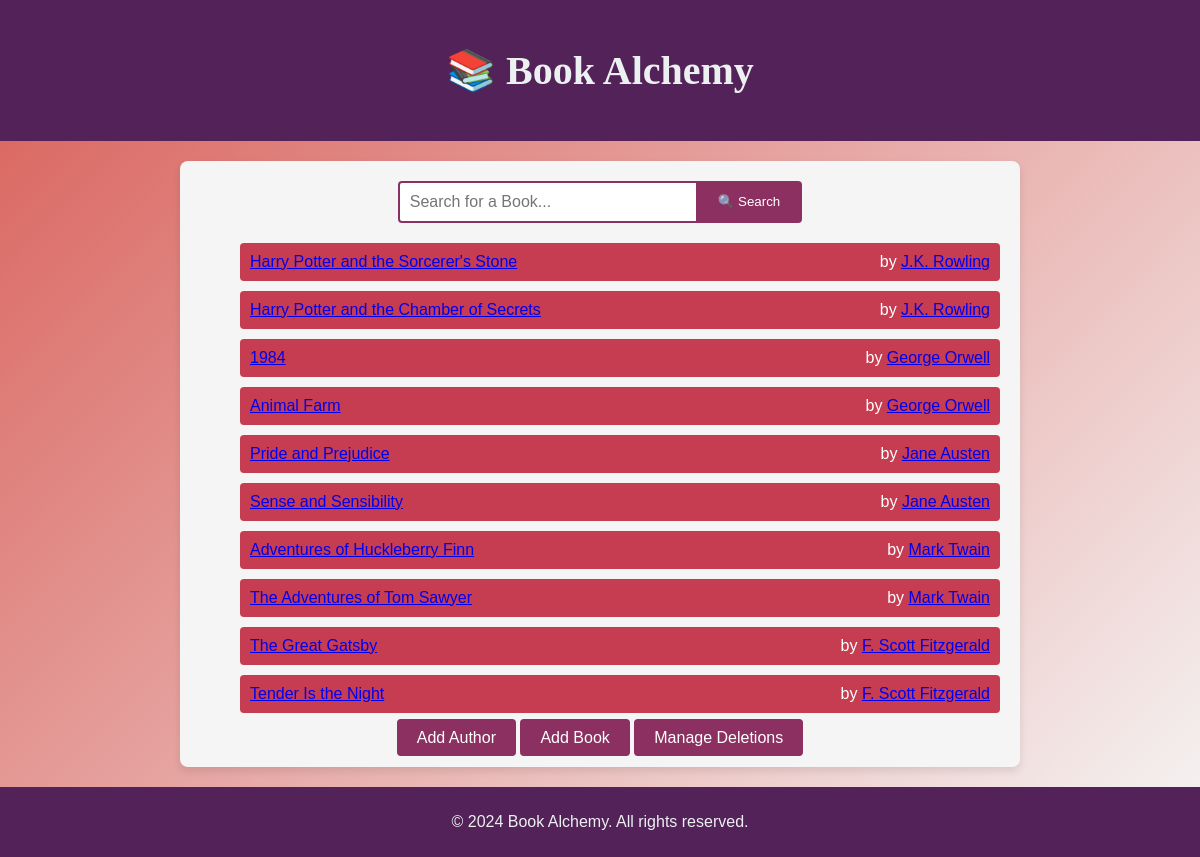
Before: / with the older database file.
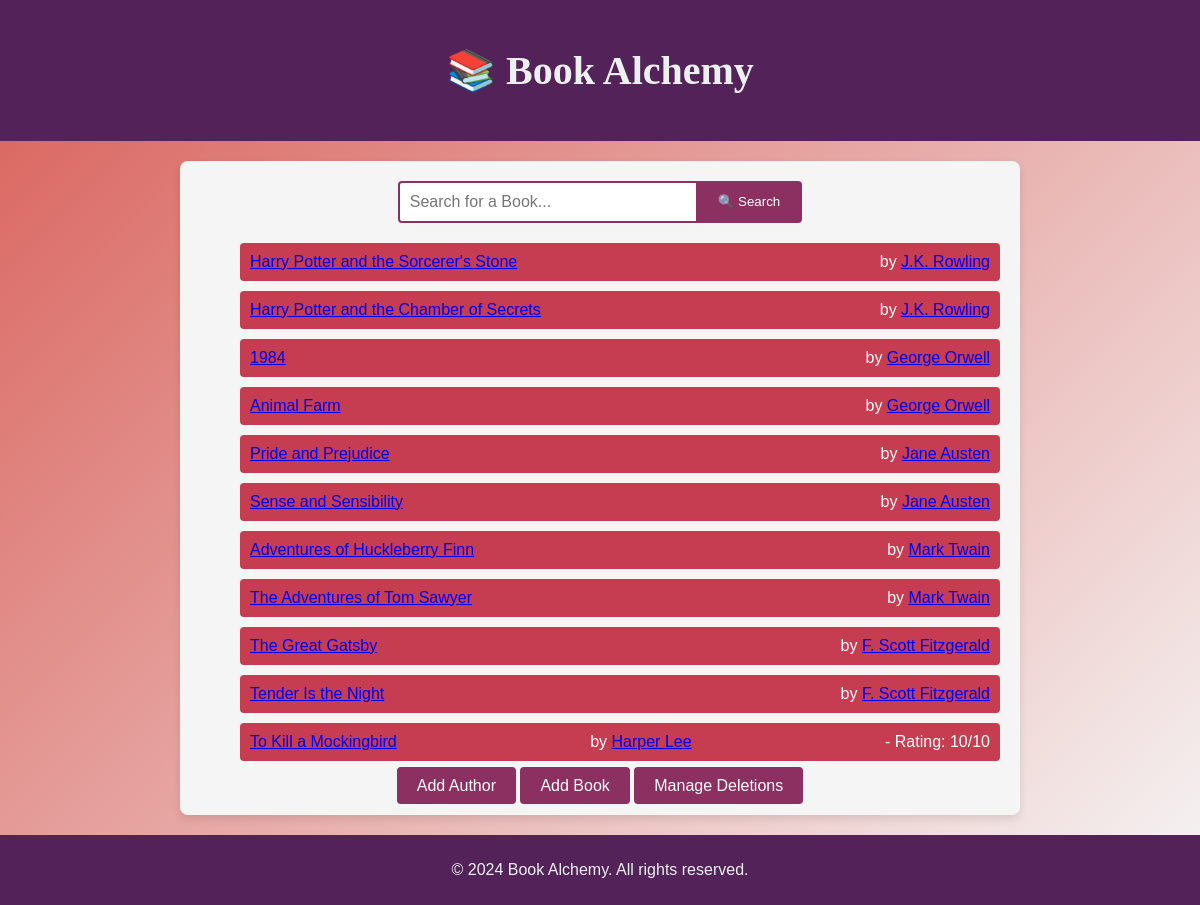
After: the same page with the newer database file.
### data_models.py (models this page shows, shortened)
class Book(db.Model):
    __tablename__ = 'books'
    id = db.Column(db.Integer, primary_key=True)
    isbn = db.Column(db.String(13), unique=True, nullable=False)
    title = db.Column(db.String(200), nullable=False)
    publication_year = db.Column(db.Integer, nullable=False)
    author_id = db.Column(db.Integer,
                          db.ForeignKey('authors.id', ondelete="CASCADE"), nullable=False)
    rating = db.Column(db.Integer, nullable=True)

class Author(db.Model):
    __tablename__ = 'authors'
    id = db.Column(db.Integer, primary_key=True)
    name = db.Column(db.String(150), nullable=False)
    birth_date = db.Column(db.Date, nullable=True)
    date_of_death = db.Column(db.Date, nullable=True)
    books = db.relationship('Book', backref='author', cascade="all, delete-orphan")

### app.py (the view)
@app.route('/')
def home():
    books = Book.query.all()
    print(f"Books found: {len(books)}")
    for book in books:
        print(f"Book: {book.title} by {book.author.name}")
    return render_template('home.html', books=books)

### templates/home.html (shortened to what this page needs)
<!DOCTYPE html>
<html lang="en">
<head>
    <link rel="stylesheet" href="{{ url_for('static', filename='css/style.css') }}">
</head>
<body>
    <header class="header">
        <h1>📚 Book Alchemy</h1>
    </header>
    <main class="main-content">
        <div class="search-box">
            <form method="GET" action="{{ url_for('search') }}">
                <input type="text" id="keyword" name="keyword" placeholder="Search for a Book..." required>
                <button type="submit">🔍 Search</button>
            </form>
        </div>
        <ul class="book-list">
            {% if books %}
                {% for book in books %}
                    <li class="book-item">
                        <a href="{{ url_for('book_detail', book_id=book.id) }}">{{ book.title }}</a>
                        <span>by <a href="{{ url_for('author_detail', author_id=book.author.id) }}">{{ book.author.name }}</a></span>
                        {% if book.rating %}
                            <span>- Rating: {{ book.rating }}/10</span>
                        {% endif %}
                    </li>
                {% endfor %}
            {% else %}
                <p>No books available in the library.</p>
            {% endif %}
        </ul>
        <div class="links">
            <a href="{{ url_for('add_author') }}" class="button">Add Author</a>
            <a href="{{ url_for('add_book') }}" class="button">Add Book</a>
            <a href="{{ url_for('manage_deletions') }}" class="button">Manage Deletions</a>
        </div>
    </main>
    <footer class="footer">
        <p>&copy; 2024 Book Alchemy. All rights reserved.</p>
    </footer>
</body>
</html>

### static/css/style.css (style rules this page uses)
body { font-family: 'Arial', sans-serif; background: linear-gradient(135deg, #D95F59, #f5f5f5); color: #333; margin: 0; padding: 0; display: flex; flex-direction: column; align-items: center; min-height: 100vh; }
.header { width: 100%; background-color: #522258; color: #ecf0f1; text-align: center; padding: 20px 0; }
.header h1 { font-size: 2.5rem; font-family: 'Georgia', serif; }
.main-content { width: 80%; max-width: 800px; margin: 20px 0; padding: 20px; background-color: #f5f5f5; border-radius: 8px; box-shadow: 0 4px 8px rgba(0, 0, 0, 0.1); text-align: center; }
.search-box { display: flex; justify-content: center; align-items: center; margin-bottom: 20px; }
.search-box form { display: flex; justify-content: center; width: auto; }
.search-box input { width: 300px; padding: 10px; border: 2px solid #8C3061; border-radius: 4px 0 0 4px; font-size: 1rem; box-sizing: border-box; }
.search-box button { padding: 10px 20px; background-color: #8C3061; color: #fff; border: 2px solid #8C3061; border-left: none; border-radius: 0 4px 4px 0; cursor: pointer; transition: background-color 0.3s ease; }
.book-list .book-item { display: flex; justify-content: space-between; padding: 10px; margin-bottom: 10px; background-color: #C63C51; color: #fff; border-radius: 4px; transition: transform 0.2s ease, box-shadow 0.2s ease; }
.links .button { background-color: #8C3061; color: #fff; padding: 10px 20px; text-decoration: none; border-radius: 4px; transition: background-color 0.3s ease; }
.footer { width: 100%; background-color: #522258; color: #ecf0f1; text-align: center; padding: 10px 0; margin-top: auto; }
.main-content { animation: fadeIn 1s ease; }

Changed rows visible on the page:
added Book: title "To Kill a Mockingbird", author.name "Harper Lee", rating "10"
